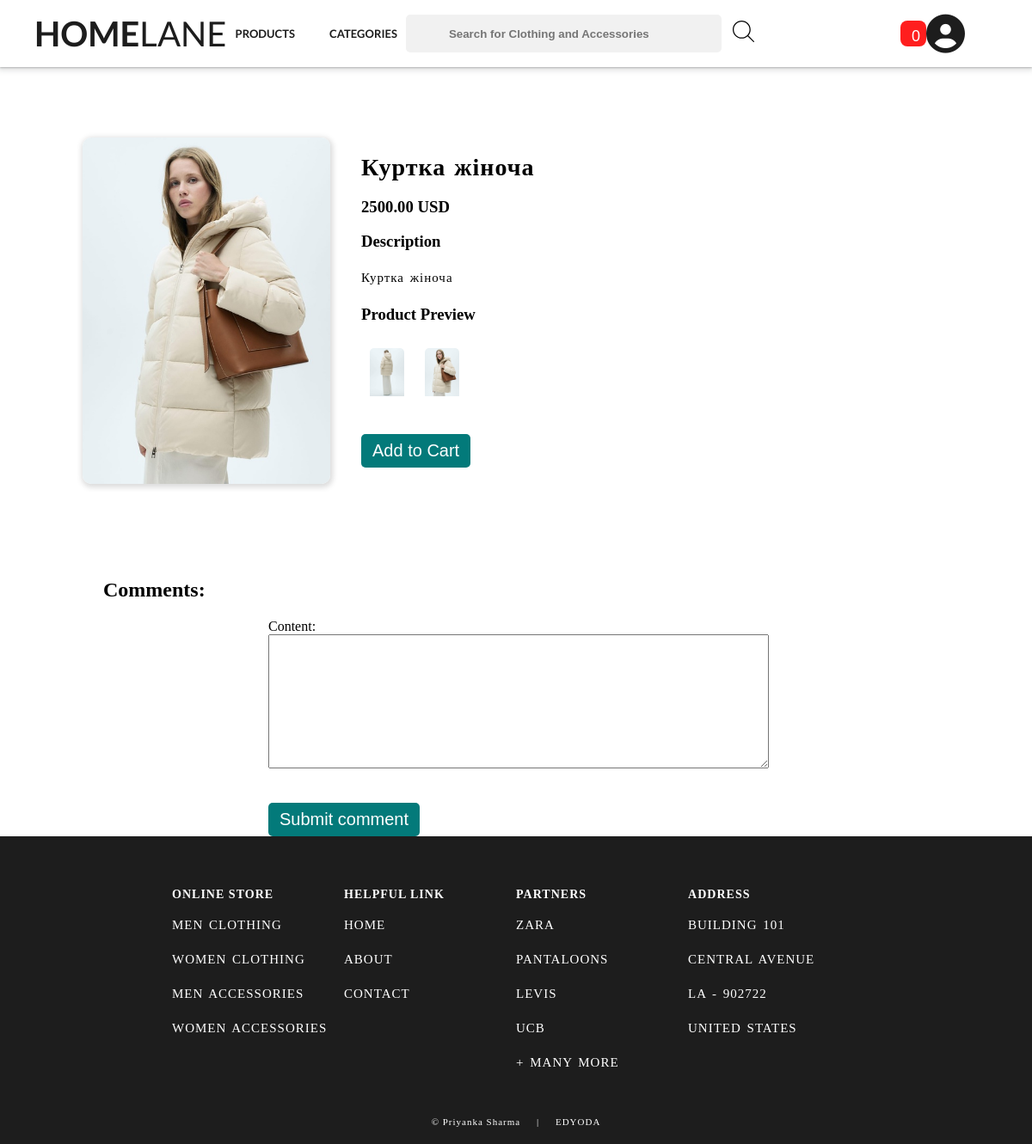
/product/details/2, run on the app's committed database.
### core/models.py (models this page shows, shortened)
class Product(models.Model):
    category = models.ForeignKey(
        Category, null=True, related_name="products", on_delete=models.CASCADE
    )
    title = models.CharField(null=False, blank=False, max_length=250)
    description = models.TextField(null=False, blank=False)
    price = models.DecimalField(
        null=False, blank=False, default=0.0, decimal_places=2, max_digits=10
    )
    discount = models.IntegerField()
    available = models.BooleanField(null=False, blank=False, default=True)
    brand = models.ForeignKey(
        Brand, on_delete=models.SET_NULL, null=True, blank=True, related_name="products"
    )
    size = models.ManyToManyField(Size, blank=True, related_name="products")
    created_at = models.DateTimeField(null=False, blank=False, auto_now_add=True)
    def get_first_image(self):
        gallery_image = self.gallery.last()
        return gallery_image.image.url if gallery_image else None

class ProductGallery(models.Model):
    product=models.ForeignKey(Product, on_delete=models.CASCADE, related_name="gallery")
    image=models.ImageField(upload_to=gallery_upload_to)

### core/views.py (the view)
# urls.py: path('product/details/<id>',product_details, name='product_details'),
def product_details(request, id):
    from django.shortcuts import get_object_or_404
    from .models import Product
    from .forms import CommentForm
    product=get_object_or_404(Product, id=id)
    product_gallery=product.gallery.all()
    if request.method == 'POST':
        comment_form=CommentForm(request.POST)
        if comment_form.is_valid():
            comment=comment_form.save(commit=False)
            comment.product=product
            comment.author=request.user
            comment.save()
    else:
        comment_form=CommentForm()
    product_comment=product.comments.all()
    print(product_comment)
    return render(request, 'core/contentDetails.html', {'product':product, 'gallery':product_gallery, 'comment_form':comment_form, 'product_comment':product_comment})

### core/forms.py
class CommentForm(forms.ModelForm):
    class Meta:
        model=Comment
        fields=['content']

### core/views.py (called while the page is built)
def categories_processors(request):
    from .models import Category
    categories = Category.objects.all()
    return {'categories': categories}

### templates/core/contentDetails.html (shortened to what this page needs)
{% extends "../base.html" %} {% block head %}
<link rel="stylesheet" href="/static/css/contentDetails.css" />
{% endblock%} {% block content %}
<div id="containerProduct">
  <div id="containerD">
    <div id="imageSection">
      <img id="imgDetails" src="{{product.get_first_image}}" />
    </div>
    <div id="productDetails">
      <h1>{{product.title}}</h1>
      <div id="details">
        <h3>{{product.price}} USD</h3>
        <h3>Description</h3>
        <p>{{product.description}}</p>
      </div>
      <div id="productPreview">
        <h3>Product Preview</h3>
        {% for img in gallery %}
        <img id="previewImg" src="{{img.image.url}}" />
        {% endfor %}
      </div>
      <div id="button">
        <button onclick="addToCart('{{product.id}}')">Add to Cart</button>
      </div>
    </div>
  </div>
  <div class="comments_container">
    <div class="form_block">
      <h2>Comments:</h2>
      <form method="post">
        {% csrf_token %} {{comment_form}}
        <button type="submit">Submit comment</button>
      </form>
    </div>
  </div>
</div>
{% endblock%}

### static/css/header.css (style rules this page uses)
body { margin: 0; position: relative; }

### static/css/contentDetails.css (style rules this page uses)
#containerProduct { padding-top: 80px; }
#containerD { width: 90%; margin: auto; display: grid; grid-template-columns: 1fr 2fr; padding: 80px 40px; }
#imageSection { width: 80%; margin: auto; }
#imageSection img { width: 100%; float: right; border-radius: 10px; box-shadow: 1px 2px 6px 2px rgb(219, 219, 219); }
#productDetails { width: 100%; }
h1 { font-size: 35px; letter-spacing: 1px; word-spacing: 2px; }
#productPreview { padding-bottom: 10px; }
#productPreview > img { width: 50px; padding: 10px 10px; border-radius: 15px; cursor: pointer; }
p { font-size: 15px; word-spacing: 2px; letter-spacing: 1px; line-height: 25px; }
button { padding: 10px 15px; color: white; background-color: rgb(3, 122, 122); border: none; border-radius: 5px; cursor: pointer; font-size: 20px; }
@media (max-width: 1300px) { h1 { font-size: 28px; } }
@media (max-width: 1300px) { #productPreview > img { width: 40px; padding: 10px 10px; padding-bottom: 30px; } }
@media (max-width: 1300px) { button { padding: 8px 13px; background-color: rgb(3, 122, 122); border: none; border-radius: 5px; cursor: pointer; } }
.comments_container { width: 80%; margin: 0 auto; }
.form_block { margin-top: 30px; width: 100%; }
.form_block form { width: 60%; margin:0 auto; }
.form_block form label { display: block; width: 100%; }
.form_block form textarea { display: block; width: 100%; min-height: 50px; margin-bottom: 40px; resize: vertical; }

### data on the page
Product: get_first_image (picture), title "Куртка жіноча", price "2500.00", description "Куртка жіноча"
ProductGallery: image (picture)
ProductGallery: image (picture)
